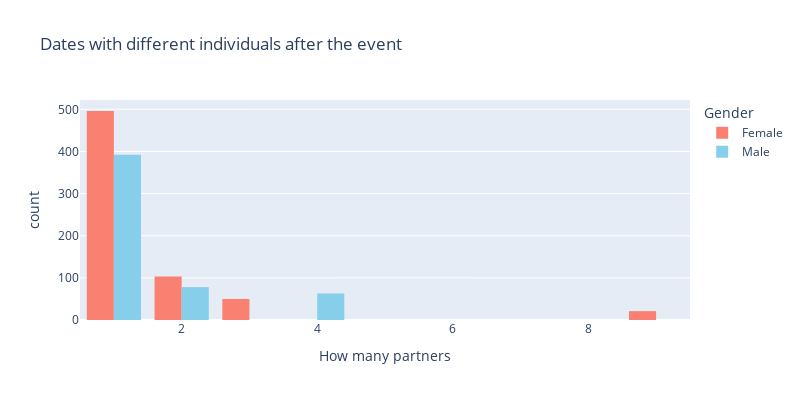

Write notebook code for a chart like this one.
### Markdown cell above
In these visualizations, we aim to scrutinize the influence of race on forming a match and its alignment with participants' perceived importance of racial compatibility.

- Graph 1: Gender-wise distribution of matches.
- Graph 2: Matches marked as 'Yes' where participants share the same race.
- Graph 3: Importance of race.
It is noticeable that the majority of matches do not involve individuals of the same race, although a significant proportion does. It can be inferred that the results depicted in Graph 2 are well-reflected by participants' reported emphasis on race, where the majority do not assign significant importance to racial compatibility, but a notable minority do. This suggests a varied spectrum in participants' attitudes towards the importance of race.

### Code cell
df_numdat_3 = df[df['numdat_3'] > 0]


# Graph
fig = px.histogram(df_numdat_3, x='numdat_3', color='gender',color_discrete_sequence=['salmon', 'skyblue'], barmode='group',
                   title='Dates with different individuals after the event',
                   labels={'numdat_3': 'How many partners', 'gender': 'Gender', 'count': 'Frequency'})

fig.update_layout(width=800, height=400, showlegend=True)
fig.show()

### Figure 1 — Plotly figure (JSON) as saved in the notebook; plotly's stock layout.template omitted (floating-point values rounded to 4 significant figures; data arrays with more than 128 entries replaced by an {"elided": "..."} marker saying what was removed)
{"data": [{"alignmentgroup": "True", "bingroup": "x", "hovertemplate": "Gender=Female<br>How many partners=%{x}<br>count=%{y}<extra></extra>", "legendgroup": "Female", "marker": {"color": "salmon", "pattern": {"shape": ""}}, "name": "Female", "offsetgroup": "Female", "orientation": "v", "showlegend": true, "type": "histogram", "x": {"elided": "670 int values"}, "xaxis": "x", "yaxis": "y"}, {"alignmentgroup": "True", "bingroup": "x", "hovertemplate": "Gender=Male<br>How many partners=%{x}<br>count=%{y}<extra></extra>", "legendgroup": "Male", "marker": {"color": "skyblue", "pattern": {"shape": ""}}, "name": "Male", "offsetgroup": "Male", "orientation": "v", "showlegend": true, "type": "histogram", "x": {"elided": "533 int values"}, "xaxis": "x", "yaxis": "y"}], "layout": {"barmode": "group", "height": 400, "legend": {"title": {"text": "Gender"}, "tracegroupgap": 0}, "showlegend": true, "title": {"text": "Dates with different individuals after the event"}, "width": 800, "xaxis": {"anchor": "y", "domain": [0, 1], "title": {"text": "How many partners"}}, "yaxis": {"anchor": "x", "domain": [0, 1], "title": {"text": "count"}}}}
